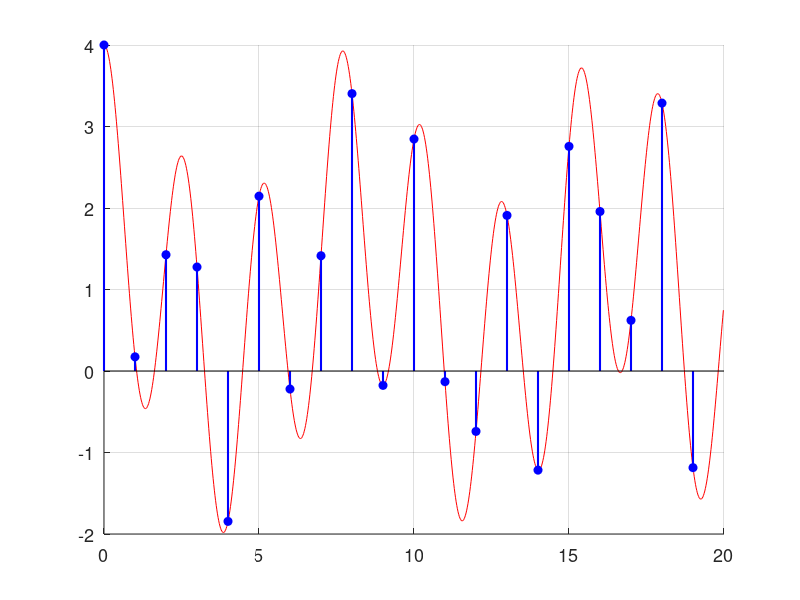
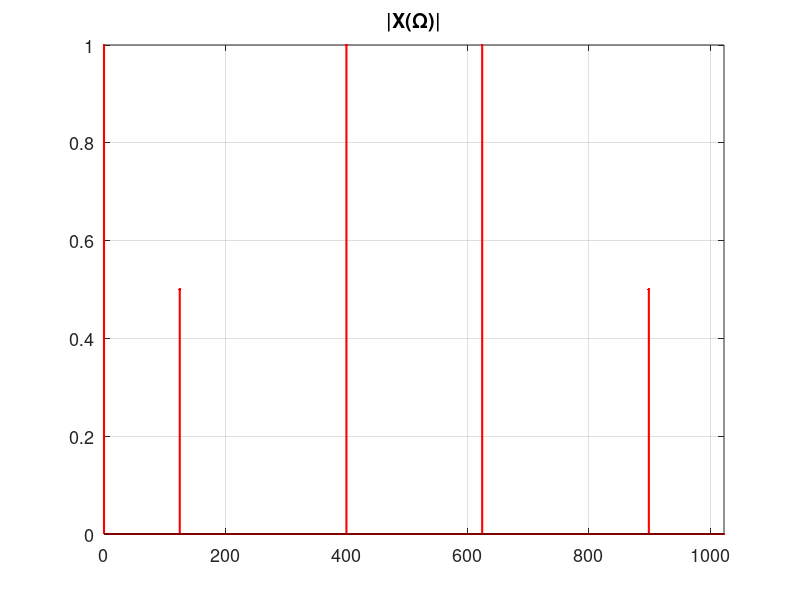
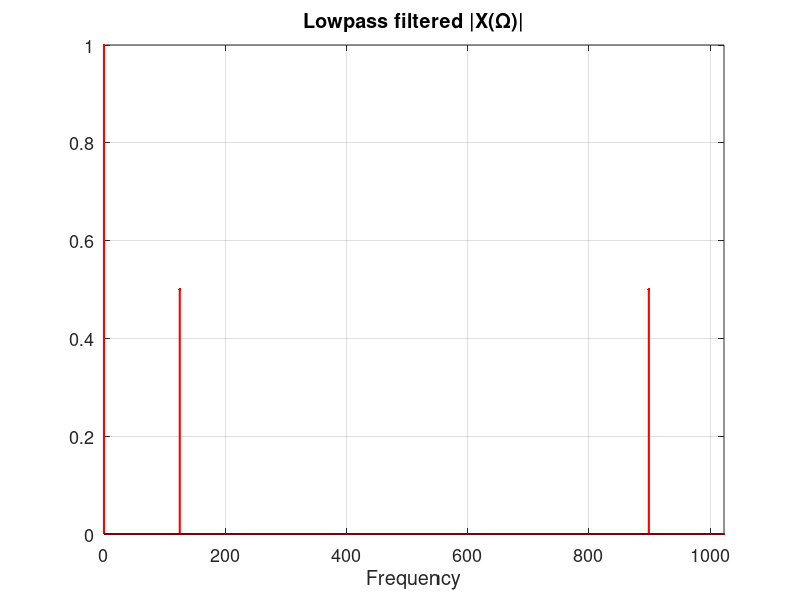
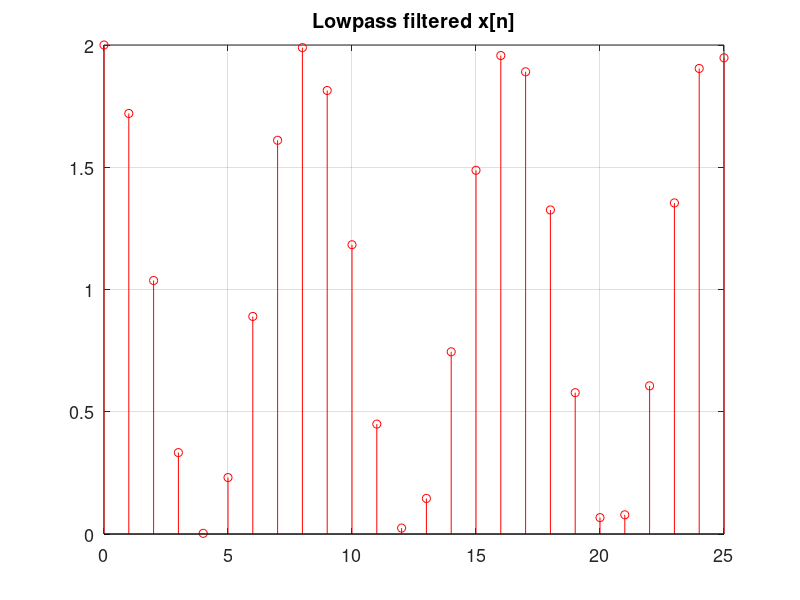

MATLAB code for these plots, in order:
% file = e8_8_filters2.m, FFT brickwall lowpass/highpass filters   
% time and frequency spectra plots for dc + 2 cosines,

clear; close all; fpv = [0 300 600 250]; 
set(0,'defaultAxesFontSize',13,'DefaultAxesXGrid','on','DefaultAxesYGrid','on'); 

f = 1000; f3 =3200;    % example signal cosine frequencies
f_c = 3000;            % filter cutoff freq
f_s = 8192;            % sample rate, samples/sec (Hz)
L = 1024;              % total number of sample points and length of FFT
ns = [0:1:L-1];        % array of sample indices
t = [0:0.02:L-1];      % higher resolution array for continuous-time plot

x = 1 + cos(2*pi*f*t/f_s) + 2*cos(2*pi*f3*t/f_s);     % continuous-time signal
xs = 1 + cos(2*pi*f*ns/f_s)+ 2*cos(2*pi*f3*ns/f_s);   % sampled signal
% plot continuous-time signal overlaid with sampled signal
figure('position', fpv);  hold on; 
  plot(t(1:1000),x(1:1000),'r'); 
  stem(ns(1:20),xs(1:20),'filled','b','Linewidth',1.5); hold off; 
fx = fft(xs); % fx = fftshift(fx); 
figure('position', fpv), stem(ns,abs(fx/length(fx)),'.r','LineWidth',1.5),axis tight,
title('|X(\Omega)|'),yticks([0:0.2:3]) %  length(fx)to get proper magnitude
%%%%%%%%%%%%%%%%%%%%%%%%%%%%%%%%%%%%%%%%%%%%%%%%%%%%%%%%%%%%%%%%%%%%%%%
% LowPass filter in freq domain (zero out fft frequency values >= f_c, at index K)
K = ceil(L*f_c/f_s)+1  % the "+1" compensates for array indices, which start at 1, not 0
X_LP = fx; 
X_LP(K:end-K+1) = 0;  % zero all frequency components above F/S Hz, which actually
                      % are in the middle of the FFT data array 
figure('position', fpv),axis tight, % plot FFT 
 stem(ns,abs(X_LP/length(fx)),'.r','LineWidth',1.5),axis tight,    
  yticks([0:0.2:2]),xlabel('Frequency'); title('Lowpass filtered |X(\Omega)|')
x_LP = real(ifft((X_LP)));    % transform back to time domain and plot
figure('position',fpv),stem([0:25],x_LP(1:26),'r'); title('Lowpass filtered x[n]'); 
%%%%%%%%%%%%%%%%%%%%%%%%%%%%%%%%%%%%%%%%%%%%%%%%%%%%%%%%%%%%%%%%%%%%%%%
% HighPass filter in freq domain (zero out fft frequency values <= f_c)
X_HP = fx; 
X_HP(1:K)= 0;         % zero frequencies at and below f_c Hz, which 
X_HP(end-K+2:end)= 0;   %  are at start and end of FFT data array 

figure('position', fpv),axis tight, % plot FFT 
 stem(ns,abs(X_HP/length(fx)), '.r', 'LineWidth', 1.5),     
 yticks([0:0.2:2]), xlabel('Frequency'),axis tight,title('Highpass filtered |X(\Omega)|')

x_HP = real(ifft(X_HP));   % transform back to time domain and plot
figure('position',fpv),stem([0:25],x_HP(1:26),'r'); title('Highpass filtered x[n]'); 
